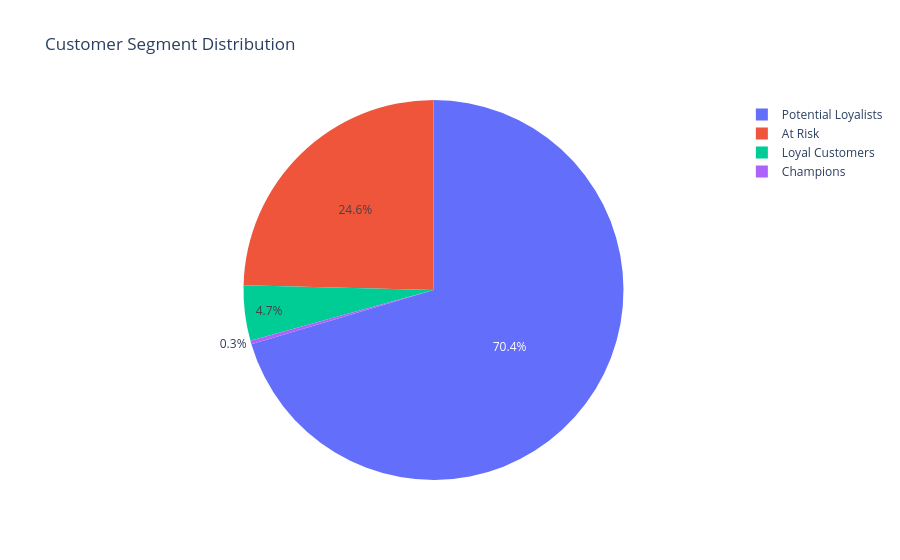

Notebook source saved alongside this figure:
### Code cell
# Pie chart distribution
fig2 = px.pie(
    rfm,
    names='Segment',
    title='Customer Segment Distribution',
    color_discrete_map={
        'Champions': '#FFD700',
        'Loyal Customers': '#2ECC71',
        'Potential Loyalists': '#3498DB',
        'At Risk': '#E74C3C'
    }
)
fig2.write_html('../reports/figures/segment_pie.html')
fig2.show()

### Figure 1 — Plotly figure (JSON) as saved in the notebook; plotly's stock layout.template omitted (floating-point values rounded to 4 significant figures; data arrays with more than 128 entries replaced by an {"elided": "..."} marker saying what was removed)
{"data": [{"domain": {"x": [0, 1], "y": [0, 1]}, "hovertemplate": "Segment=%{label}<extra></extra>", "labels": {"elided": "4338 str values"}, "legendgroup": "", "name": "", "showlegend": true, "type": "pie"}], "layout": {"legend": {"tracegroupgap": 0}, "title": {"text": "Customer Segment Distribution"}}}
